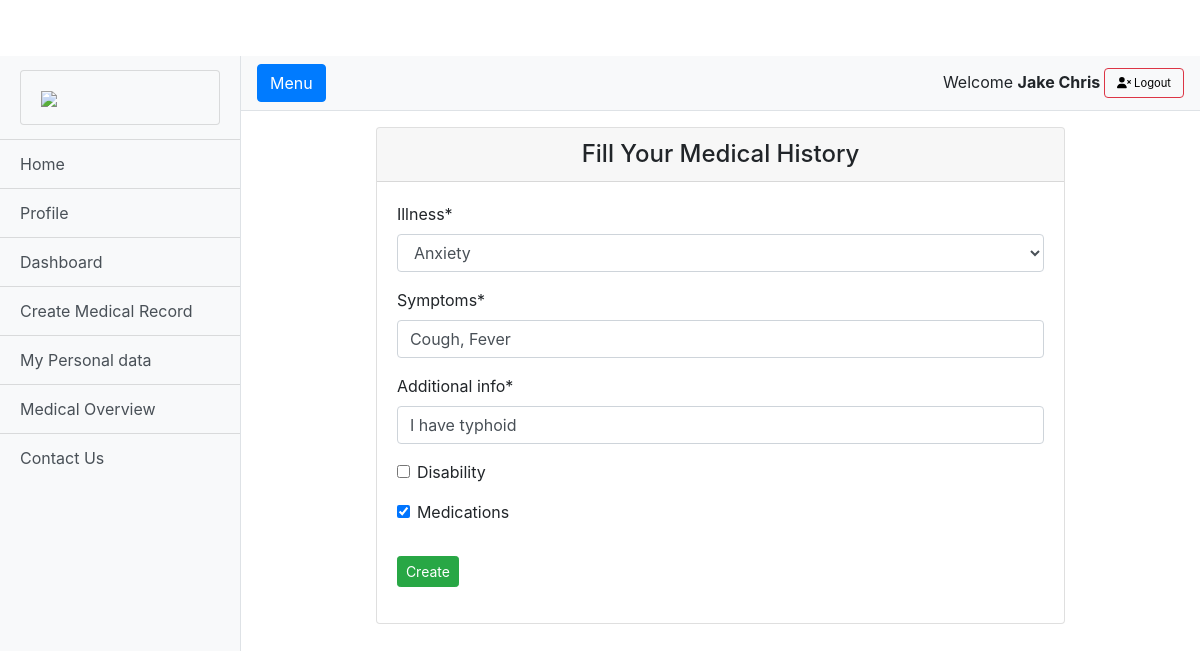
The page /records/1/update (signed in) on the database its author committed.
### medicalapp/models.py (models this page shows, shortened)
class MedicalHistory(models.Model):
    Anxiety = 'Anxiety'
    Arthritis = 'Arthritis'
    Asthma = 'Asthma'
    Anemia = 'Anemia'
    Cancer = 'Cancer'
    Corona_virus = 'Corona_virus'
    Diabetes = 'Diabetes'
    Ebola = 'Ebola'
    HIV = 'HIV'
    ILLNESS_CHOICES = (
        (Anxiety, "Anxiety"),
        (Arthritis, "Arthritis"),
        (Asthma, "Asthma"),
        (Anemia, "Anemia"),
        (Cancer, "Cancer"),
        (Corona_virus, "Corona_virus"),
        (Diabetes, "Diabetes"),
        (Ebola, "Ebola"),
        (HIV, "HIV"),
    )
    user = models.ForeignKey(User, on_delete=models.CASCADE)
    illness = MultiSelectField(choices=ILLNESS_CHOICES, max_length=50)
    symptoms = models.CharField(max_length=100)
    additional_info = models.CharField(max_length=100)
    disability = models.BooleanField(default=False)
    medications = models.BooleanField(default=False)
    created_at = models.DateTimeField(default=timezone.now)

### medicalapp/views/home.py (the view, shortened to what this page needs)
# urls.py: path('records/<int:id>/update', RecordUpdateView.as_view(), name='update-medical-record'),
class RecordUpdateView(LoginRequiredMixin, UserPassesTestMixin, UpdateView):
    model = MedicalHistory
    fields = ['illness', 'symptoms', 'additional_info', 'disability', 'medications']
    template_name = 'createrecords.html'
    pk_url_kwarg = 'id'
    success_url = reverse_lazy('medical-record-list')
    def test_func(self):
        record = self.get_object()
        if self.request.user == record.user:
            return True
        return False

### medicalapp/templatetags/is_already_applied.py (called while the page is built)
@register.filter(name='has_group')
def has_group(user, group_name):
    group = Group.objects.get(name=group_name)
    return True if group in user.groups.all() else False

### templates/createrecords.html (shortened to what this page needs)
{% extends 'base.html' %}
{% load static %}
{% load crispy_forms_tags %}
{% block content %}
{% include 'sidebar.html' %}
<div class="container py-3">
    <div class="row">
        <div class="mx-auto col-sm-9">
                    <div class="card">
                        <div class="card-header">
                            <h4 class="mb-0" style="text-align:center;">Fill Your Medical History</h4>
                        </div>
                        <div class="card-body">
                            <form class="form" method="POST" action="" enctype="multipart/form-data" role="form" autocomplete="off">
                                <fieldset class="form-group">
                                    {{ form|crispy }}
                                </fieldset>
                                <div class="form-group">
                                    <button class="btn btn-group-vertical btn-sm btn-success" type="submit">Create</button>
                                </div>
                            </form>
                        </div>
                    </div>
        </div>
    </div>
</div>
    </div>
</div>
{% endblock %}

### templates/sidebar.html (shortened to what this page needs)
{% load static %}
{% load is_already_applied %}
 <div class="d-flex" id="wrapper">
    <div class="bg-light border-right" id="sidebar-wrapper">
      <div class="sidebar-heading">
          <a href="{% url 'home' %}" class="list-group-item list-group-item-action bg-light">
          <img style="width: 100%;" src="{% static 'img/healthpeople-41.jpg' %}">
          </a>
      </div>
      {% if user.is_authenticated %}
      <div class="list-group list-group-flush">
          <a href="{% url 'home' %}" class="list-group-item list-group-item-action bg-light">Home</a>
        <a href="{% url 'profile' %}" class="list-group-item list-group-item-action bg-light">Profile</a>
          {% if request.user|has_group:"Medical Practitioners" %}
        <a href="{% url 'dashboard' %}" class="list-group-item list-group-item-action bg-light">Dashboard</a>
          {% endif %}
        <a href="{% url 'create-medical-record' %}" class="list-group-item list-group-item-action bg-light">Create Medical Record</a>
        <a href="{% url 'medical-record-list' %}" class="list-group-item list-group-item-action bg-light">My Personal data</a>
        <a href="{% url 'pie-chart' %}" class="list-group-item list-group-item-action bg-light">Medical Overview</a>
        <a href="{% url 'contact' %}" class="list-group-item list-group-item-action bg-light">Contact Us</a>
      </div>
      {% endif %}
    </div>
    <div id="page-content-wrapper">
      <nav class="navbar navbar-expand-lg navbar-light bg-light border-bottom">
        <button class="btn btn-primary" id="menu-toggle">Menu</button>
        <div class="collapse navbar-collapse" id="navbarSupportedContent">
            <ul class="navbar-nav ml-auto mt-2 mt-lg-0">
            {% if user.is_authenticated %}
            <li class="nav-item">
               Welcome <b>{{ user.first_name }} {{user.last_name}} </b>
                <button type="button" style="font-size: 70%;" class="btn btn-outline-danger">
                  <a href="{% url 'logout' %}" style="color:black;">
                      <i class="fa fa-user-times"></i> Logout
                  </a>
               </button>
            </li>
                {% endif %}
          </ul>
        </div>
      </nav>

### static/css/simple-sidebar.css (style rules this page uses)
body { overflow-x: hidden; }
#sidebar-wrapper { min-height: 100vh; margin-left: -15rem; -webkit-transition: margin .25s ease-out; -moz-transition: margin .25s ease-out; -o-transition: margin .25s ease-out; transition: margin .25s ease-out; }
#sidebar-wrapper .sidebar-heading { padding: 0.875rem 1.25rem; font-size: 1.2rem; }
#sidebar-wrapper .list-group { width: 15rem; }
#page-content-wrapper { min-width: 100vw; }
@media (min-width: 768px) { #sidebar-wrapper { margin-left: 0; } }
@media (min-width: 768px) { #page-content-wrapper { min-width: 0; width: 100%; } }

### static/css/full-width-pics.css (style rules this page uses)
body { padding-top: 56px; }

### rows shown on the page
MedicalHistory: illness "Anxiety", symptoms "Cough, Fever", additional_info "I have typhoid", medications "☑"

### other values the page prints
{{ user.first_name }} "Jake"
{{ user.last_name }} "Chris"
